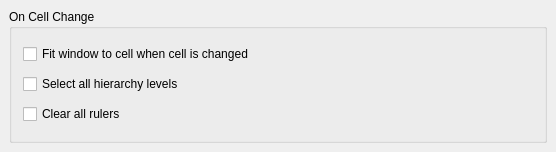
<ui version="4.0" >
 <class>LayoutViewConfigPage3a</class>
 <widget class="QFrame" name="LayoutViewConfigPage3a" >
  <property name="geometry" >
   <rect>
    <x>0</x>
    <y>0</y>
    <width>556</width>
    <height>152</height>
   </rect>
  </property>
  <property name="windowTitle" >
   <string>Settings</string>
  </property>
  <layout class="QVBoxLayout" >
   <property name="margin" >
    <number>9</number>
   </property>
   <property name="spacing" >
    <number>6</number>
   </property>
   <item>
    <widget class="QGroupBox" name="buttonGroup6" >
     <property name="title" >
      <string>On Cell Change</string>
     </property>
     <layout class="QGridLayout" >
      <property name="margin" >
       <number>11</number>
      </property>
      <property name="spacing" >
       <number>6</number>
      </property>
      <item row="0" column="0" >
       <widget class="QCheckBox" name="fit_new_cell_cbx" >
        <property name="text" >
         <string>Fit window to cell when cell is changed</string>
        </property>
       </widget>
      </item>
      <item row="1" column="0" >
       <widget class="QCheckBox" name="full_hier_new_cell_cbx" >
        <property name="text" >
         <string>Select all hierarchy levels</string>
        </property>
       </widget>
      </item>
      <item row="2" column="0" >
       <widget class="QCheckBox" name="clear_ruler_new_cell_cbx" >
        <property name="text" >
         <string>Clear all rulers</string>
        </property>
       </widget>
      </item>
     </layout>
    </widget>
   </item>
  </layout>
 </widget>
 <layoutdefault spacing="6" margin="11" />
 <tabstops>
  <tabstop>fit_new_cell_cbx</tabstop>
  <tabstop>full_hier_new_cell_cbx</tabstop>
  <tabstop>clear_ruler_new_cell_cbx</tabstop>
 </tabstops>
 <resources/>
 <connections/>
</ui>
